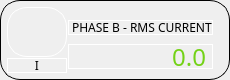
                    <widget class="QFrame" name="horizontalFrame_10">
                     <property name="minimumSize">
                      <size>
                       <width>230</width>
                       <height>80</height>
                      </size>
                     </property>
                     <property name="maximumSize">
                      <size>
                       <width>230</width>
                       <height>80</height>
                      </size>
                     </property>
                     <property name="styleSheet">
                      <string notr="true">border: 1px solid #000000;
border-radius: 20px;</string>
                     </property>
                     <layout class="QHBoxLayout" name="horizontalLayout_16">
                      <property name="spacing">
                       <number>0</number>
                      </property>
                      <property name="leftMargin">
                       <number>5</number>
                      </property>
                      <property name="topMargin">
                       <number>5</number>
                      </property>
                      <property name="rightMargin">
                       <number>5</number>
                      </property>
                      <property name="bottomMargin">
                       <number>5</number>
                      </property>
                      <item>
                       <layout class="QVBoxLayout" name="verticalLayout_30">
                        <property name="spacing">
                         <number>0</number>
                        </property>
                        <item>
                         <widget class="QLabel" name="label_35">
                          <property name="sizePolicy">
                           <sizepolicy hsizetype="Fixed" vsizetype="Fixed">
                            <horstretch>0</horstretch>
                            <verstretch>0</verstretch>
                           </sizepolicy>
                          </property>
                          <property name="minimumSize">
                           <size>
                            <width>60</width>
                            <height>50</height>
                           </size>
                          </property>
                          <property name="maximumSize">
                           <size>
                            <width>60</width>
                            <height>50</height>
                           </size>
                          </property>
                          <property name="styleSheet">
                           <string notr="true">border-color: rgb(255, 255, 255);
image: url(:/icons/I.jpg);</string>
                          </property>
                          <property name="text">
                           <string/>
                          </property>
                         </widget>
                        </item>
                        <item>
                         <widget class="QLabel" name="label_57">
                          <property name="sizePolicy">
                           <sizepolicy hsizetype="Fixed" vsizetype="Fixed">
                            <horstretch>0</horstretch>
                            <verstretch>0</verstretch>
                           </sizepolicy>
                          </property>
                          <property name="minimumSize">
                           <size>
                            <width>60</width>
                            <height>15</height>
                           </size>
                          </property>
                          <property name="maximumSize">
                           <size>
                            <width>60</width>
                            <height>15</height>
                           </size>
                          </property>
                          <property name="font">
                           <font>
                            <family>Gilroy</family>
                           </font>
                          </property>
                          <property name="styleSheet">
                           <string notr="true">border-color: rgb(255, 255, 255);</string>
                          </property>
                          <property name="text">
                           <string>I</string>
                          </property>
                          <property name="alignment">
                           <set>Qt::AlignCenter</set>
                          </property>
                         </widget>
                        </item>
                       </layout>
                      </item>
                      <item>
                       <layout class="QVBoxLayout" name="verticalLayout_31">
                        <property name="spacing">
                         <number>5</number>
                        </property>
                        <property name="topMargin">
                         <number>10</number>
                        </property>
                        <property name="rightMargin">
                         <number>10</number>
                        </property>
                        <item>
                         <widget class="QLabel" name="label_36">
                          <property name="sizePolicy">
                           <sizepolicy hsizetype="Fixed" vsizetype="Fixed">
                            <horstretch>0</horstretch>
                            <verstretch>0</verstretch>
                           </sizepolicy>
                          </property>
                          <property name="minimumSize">
                           <size>
                            <width>145</width>
                            <height>15</height>
                           </size>
                          </property>
                          <property name="maximumSize">
                           <size>
                            <width>145</width>
                            <height>15</height>
                           </size>
                          </property>
                          <property name="sizeIncrement">
                           <size>
                            <width>145</width>
                            <height>15</height>
                           </size>
                          </property>
                          <property name="baseSize">
                           <size>
                            <width>145</width>
                            <height>15</height>
                           </size>
                          </property>
                          <property name="font">
                           <font>
                            <family>Gilroy</family>
                            <pointsize>9</pointsize>
                           </font>
                          </property>
                          <property name="styleSheet">
                           <string notr="true">border-color: rgb(255, 255, 255);</string>
                          </property>
                          <property name="text">
                           <string>PHASE B - RMS CURRENT</string>
                          </property>
                         </widget>
                        </item>
                        <item>
                         <widget class="QLabel" name="rms_i_b_1">
                          <property name="sizePolicy">
                           <sizepolicy hsizetype="Preferred" vsizetype="Preferred">
                            <horstretch>0</horstretch>
                            <verstretch>0</verstretch>
                           </sizepolicy>
                          </property>
                          <property name="minimumSize">
                           <size>
                            <width>145</width>
                            <height>25</height>
                           </size>
                          </property>
                          <property name="maximumSize">
                           <size>
                            <width>145</width>
                            <height>25</height>
                           </size>
                          </property>
                          <property name="sizeIncrement">
                           <size>
                            <width>145</width>
                            <height>25</height>
                           </size>
                          </property>
                          <property name="baseSize">
                           <size>
                            <width>145</width>
                            <height>25</height>
                           </size>
                          </property>
                          <property name="font">
                           <font>
                            <family>Gilroy</family>
                            <pointsize>18</pointsize>
                           </font>
                          </property>
                          <property name="styleSheet">
                           <string notr="true">color: rgb(115, 210, 22);
border-color: rgb(255, 255, 255);</string>
                          </property>
                          <property name="text">
                           <string>0.0</string>
                          </property>
                          <property name="alignment">
                           <set>Qt::AlignRight|Qt::AlignTrailing|Qt::AlignVCenter</set>
                          </property>
                         </widget>
                        </item>
                       </layout>
                      </item>
                     </layout>
                    </widget>
